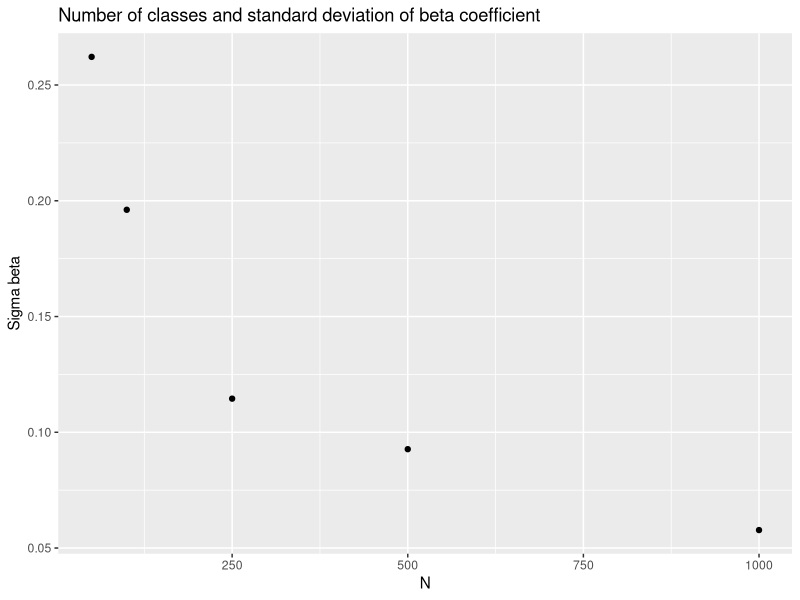
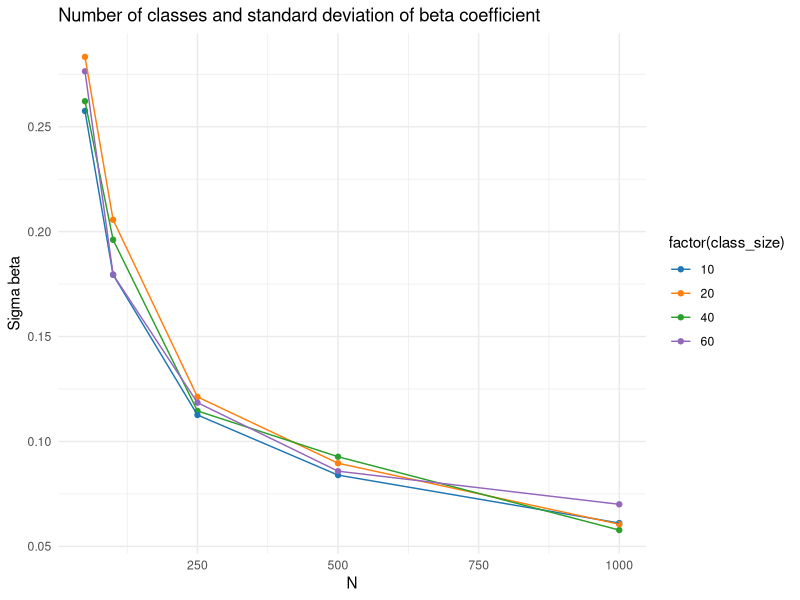
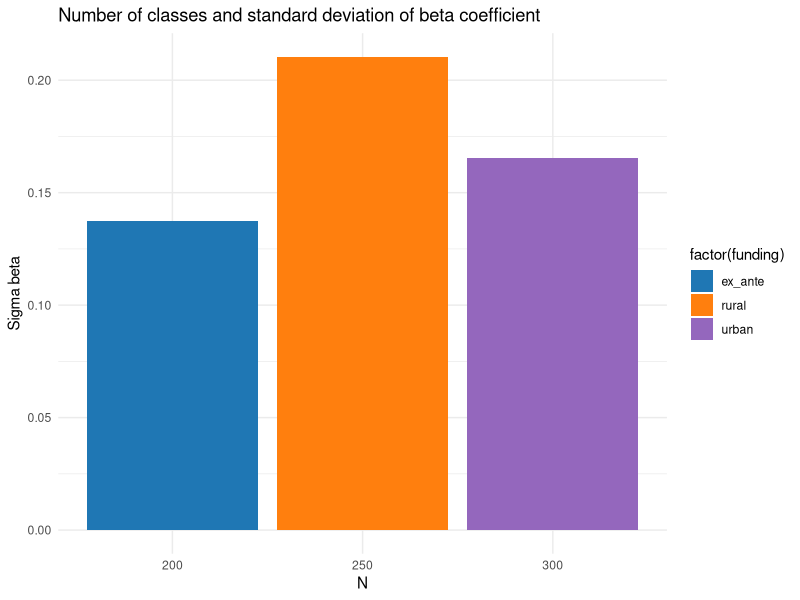
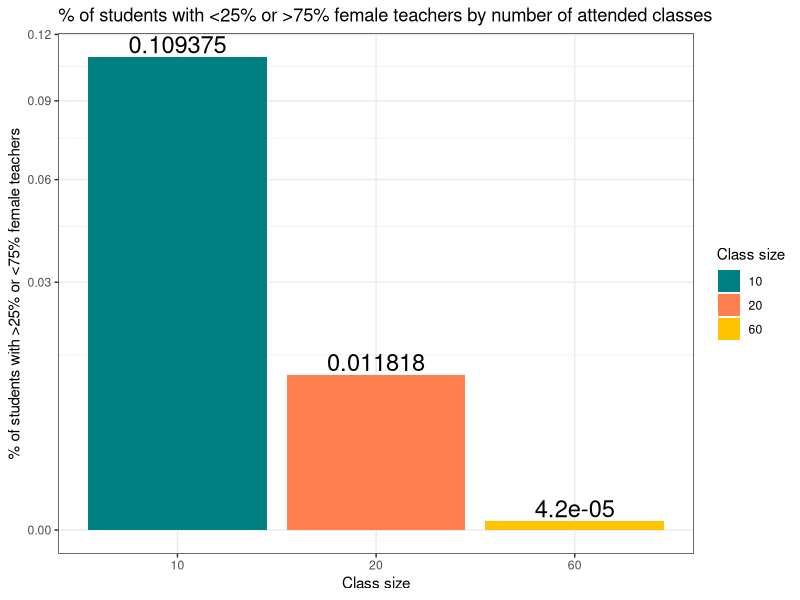

Generate these figures, in order, with R:
## ---------------------------
##
## Script name: PS1_pianella.R
##
## Purpose of script: to provide solutions for the progamming part of the first
##                    problem set in econometrics I
##                  
## Author: Matteo Pianella
##
## Date Created: 23rd January 2024
##
## ---------------------------
##
## Notes:
##   
##
## ---------------------------

library(dplyr)
library(ggplot2)
library(scales)



# ex 4.a -------
## I run 819 simulations using a binomial distribution
s_bar <- .556
n_cities_between5500_and_6500 <- 102
set.seed(314)
n_sim <- 819
n_below_6000 <- rbinom(n_sim, n_cities_between5500_and_6500, s_bar)
s_c <- n_below_6000/102 # calculate s_c for each city 
sd_s_c <- sqrt((sum((s_c - s_bar)^2))/n_sim)
print(c(sd_s_c, min(s_c), max(s_c))) # my sd is consistently lower than what they have in Table A1 (0.118)

# ex 4.b.1 ------
## I use a binomial distribution to run 100 simulation for each possible scenario of N
N <- c(50, 100, 250, 500, 1000)
p <- 1/2 # this is the probability of selecting a male in a Bernoulli trial 
k <- 40  # number of students in each class
beta <- 1/3
n_sim <- 100
get_sd <- function(N, p, k, beta, n_sim){
    sigma_beta <- list()
    for(i in 1:length(N)){
        d <- c()
        for(j in 1: n_sim){
            n_male_p_class <- rbinom(N[i], size = k, prob = p) # generate a vector of number of males for each class
            fract_male_p_class <- n_male_p_class/k
            epsilon <- rnorm(N[i])  # generate a list of values for epsilon
            y <- beta * fract_male_p_class + epsilon
            data_lm <- data_frame(y, epsilon)
            model <- lm(y ~ 0 + fract_male_p_class)
            x <- coef(model)
            d <- rbind(d, x)
        }
        sigma_beta[[i]] <- sd(d)
    }
    return(sigma_beta)
}
set.seed(3141)
sigma_beta <- get_sd(N = N ,p=p,k=k,beta=beta,n_sim=n_sim)
d_plot_4b1 <- data_frame(sigma_beta = unlist(sigma_beta), size = N)

p4b1 <- ggplot(d_plot_4b1, aes(x = N, y = sigma_beta)) +
    geom_point() +
    labs(title = "Number of classes and standard deviation of beta coefficient", x = "N", y = "Sigma beta")
p4b1

# ex 4.b.2 ----
# set up coefficients 
N <- c(50, 100, 250, 500, 1000)
p <- 1/2 # this is the probability of selecting a male in a Bernoulli trial 
k <- c(10, 20, 60) # vector with number of students for each class
beta <- 1/3
n_sim <- 100
sigma_beta <- list()
data <- data_frame()
for(w in 1:length(k)){
    sigma_beta <- get_sd(N = N, p=p, k = k[w], beta = beta, n_sim = n_sim)
    d <- data_frame(sigma_beta = unlist(sigma_beta), size = N, class_size = k[w])
    data <- rbind(data, d)
}
d <- data_frame(d_plot_4b1, class_size = 40)
data_plot_4b2 <- rbind(d, data)

p4b2 <- ggplot(data_plot_4b2, aes(x = size, y = sigma_beta, color = factor(class_size))) +
    geom_point() +
    geom_line() +
    theme_minimal() +
    scale_color_manual(values = c("#1f77b4", "#ff7f0e", "#2ca02c", "#9467bd")) +  
    labs(title = "Number of classes and standard deviation of beta coefficient", x = "N", y = "Sigma beta")
p4b2


#ex 4.b.4 -------
# calculate standard deviation for the estimate of her initial sample
N <- c(200)
k <- c(30)
p <- 1/2
beta <- 1/3
n_sim <- 100
sigma_beta <- list()
set.seed(31415)
sigma_beta <- get_sd(N = N, p=p, k = k, beta = beta, n_sim = n_sim)
print(sigma_beta)
ex_ante_data <- data_frame(sigma_beta = unlist(sigma_beta), N = 200, funding = "ex_ante")


# calculate the standard deviation when she uses funding in urban area
# modify the function to return beta_hat instead of sigma_beta
get_beta_hat <- function(N, p, k, beta, n_sim){
    beta_hat <- list()
    for(i in 1:length(N)){
        d <- c()
        for(j in 1: n_sim){
            n_male_p_class <- rbinom(N[i], size = k, prob = p) # generate a vector of number of males for each class
            fract_male_p_class <- n_male_p_class/k
            epsilon <- rnorm(N[i])  # generate a list of values for epsilon
            y <- beta * fract_male_p_class + epsilon
            data_lm <- data_frame(y, epsilon)
            model <- lm(y ~ 0 + fract_male_p_class)
            x <- coef(model)
            d <- rbind(d, x)
        }
        beta_hat <- d
    }
    return(beta_hat)
}

N <- c(200, 100)
k <- c(30, 40)
p <- 1/2
beta <- 1/3
n_sim <- 100
data <- data_frame()
for(w in 1:length(k)){
    beta_hat <- get_beta_hat(N = N[w], p=p, k = k[w], beta = beta, n_sim = n_sim)
    d <- data_frame(beta_hat = unlist(beta_hat), size = N[w], class_size = k[w])
    data <- rbind(data, d)
}
set.seed(314159)
sigma_beta <- sd(data$beta_hat)
urban_data <- data_frame(sigma_beta = sigma_beta, N = 300, funding = "urban")

# run the same exercise for rural

N <- c(200, 50)
k <- c(30, 15)
p <- 1/2
beta <- 1/3
n_sim <- 100
data <- data_frame()
for(w in 1:length(k)){
    beta_hat <- get_beta_hat(N = N[w], p=p, k = k[w], beta = beta, n_sim = n_sim)
    d <- data_frame(beta_hat = unlist(beta_hat), size = N[w], class_size = k[w])
    data <- rbind(data, d)
}
set.seed(3141593)
sigma_beta <- sd(data$beta_hat)
rural_data <- data_frame(sigma_beta = sigma_beta, N = 250, funding = "rural")

d_plot_4b4 <- rbind(ex_ante_data, urban_data, rural_data)

p4b4_1 <- ggplot(d_plot_4b4, aes(x = factor(N), y = sigma_beta, fill = factor(funding))) +
    geom_bar(stat = "identity", position = "dodge") +
    theme_minimal() +
    scale_fill_manual(values = c("#1f77b4", "#ff7f0e", "#9467bd")) +  
    labs(title = "Number of classes and standard deviation of beta coefficient", x = "N", y = "Sigma beta")
p4b4_1

# ex.4.c ----
N <- c(10, 20, 60)
p <- 1/2
data_4c <- data_frame()
for (i in 1:length(N)) {
    perc_25 <- floor((N[i] -1 )* 0.25)
    perc_75 <- ceiling((N[i] - 1) * 0.75) + 1
    perc_less_25_higher_75 <- sum(dbinom(c(0:perc_25, perc_75:N[i]), N[i], p))
    d <- data_frame(perc_less_25_higher_75 = perc_less_25_higher_75, size_class = N[i])
    data_4c <- rbind(data_4c, d) 
}
data_4c
p4c <- ggplot(data_4c, aes(x = factor(size_class), y = perc_less_25_higher_75, fill = factor(size_class)), log10 = "y") +
    geom_bar(stat = "identity", position = "dodge") +
    geom_text(aes(label = round(perc_less_25_higher_75, 6)), 
              position = position_dodge(width = 0.9),    # Adjust position to align with bars
              vjust = -0.2,   # Adjust vertical position to be just above the bars
              size = 6) +
    scale_fill_manual(values = c("#008080", "#FF7F50", "#FFC300")) +  
    coord_trans(y= "sqrt")+  # Log scale for y-axis with original values as labels
    labs(title = "% of students with <25% or >75% female teachers by number of attended classes", 
         x = "Class size", y = "% of students with >25% or <75% female teachers",
         fill = "Class size") +
    theme_bw()  
p4c
